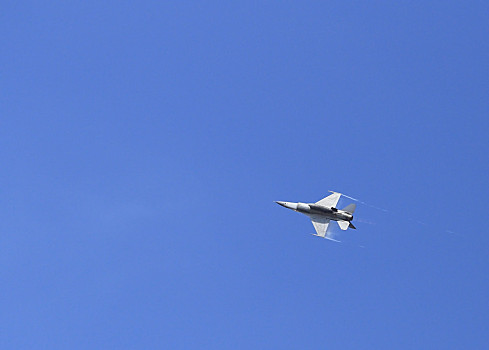
%> input picture MATLAB/class/shuzituxiangchuli/img/126.jpg, 489 x 350 px, given in place of shiyan1.jpg, which was not available
$ octave shiyan1.m   (GNU Octave 9; MATLAB toolbox functions it lacks are replaced by stand-ins)
%> lines starting %> are read from the running program, lines starting %| are printed output that depends on the picture; pictures that were not available may be replaced by others from this repository, and a replacement may not be noted
clc;clf;clear;close all;addpath("img\")
%% 灰度
sy1=imread('shiyan1.jpg');sy1=im2gray(sy1);
%> further down, sy1 is the input picture: size 350x489x3 uint8; mean R, G, B 89, 125.4, 208.6
%> after `sy1=im2gray(sy1)`:
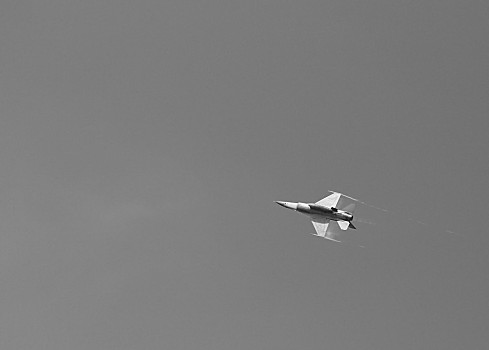
%> sy1: size 350x489 uint8; min 0, max 255, mean 124
sy2=imread('shiyan2.jpg');sy2=im2gray(sy2);
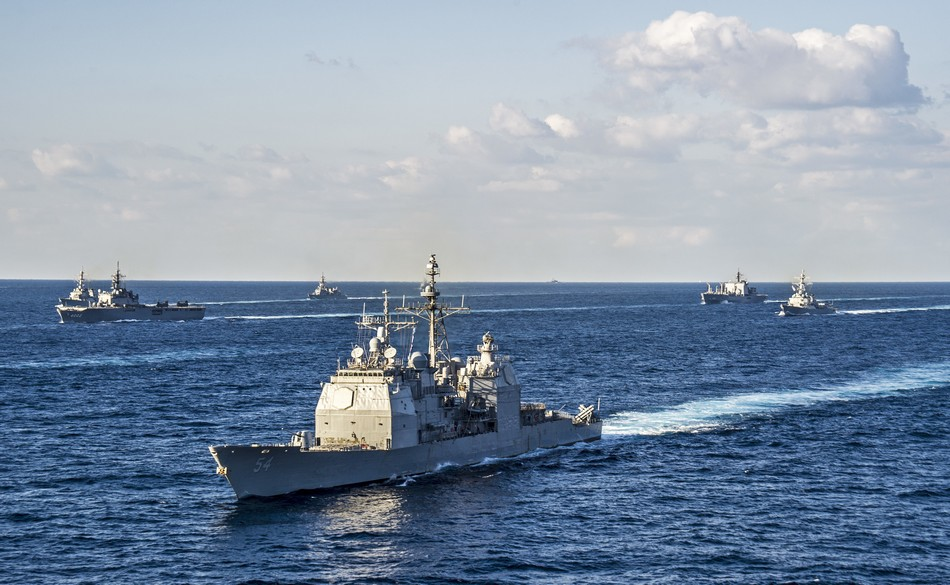
%> input picture MATLAB/class/shuzituxiangchuli/img/127.jpg, 950 x 585 px, given in place of shiyan2.jpg, which was not available
%> further down, sy2 is the input picture: size 585x950x3 uint8; mean R, G, B 128.7, 145.3, 165.3
%> after `sy2=im2gray(sy2)`:
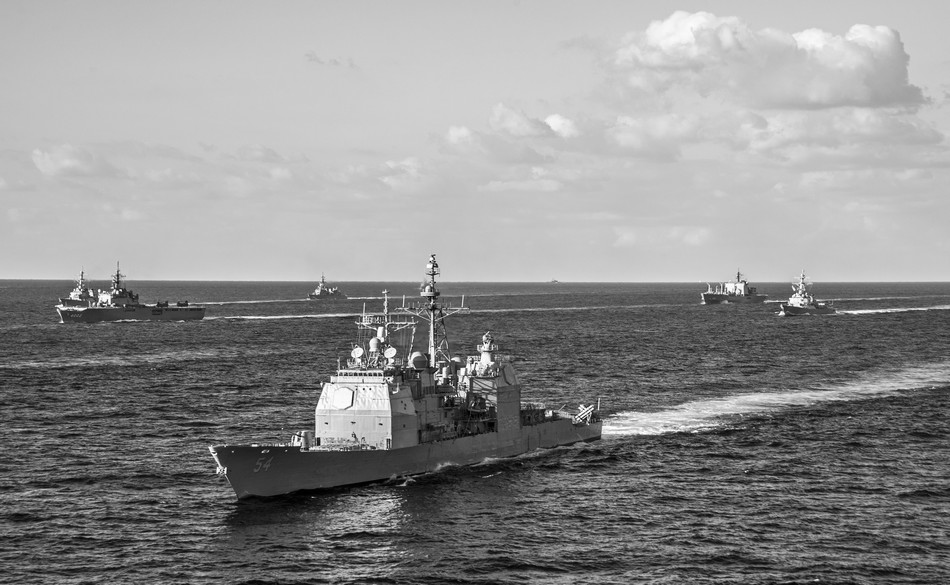
%> sy2: size 585x950 uint8; min 0, max 255, mean 142.6
sy3=imread('shiyan3.jpg');sy3=im2gray(sy3);
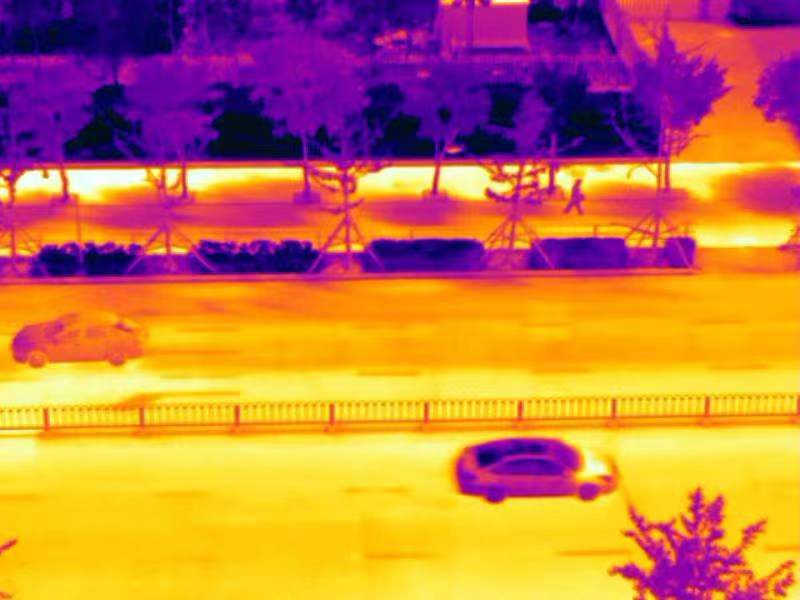
%> input picture MATLAB/class/shuzituxiangchuli/img/shiyan3.jpg, 800 x 600 px
%> further down, sy3 is the input picture: size 600x800x3 uint8; mean R, G, B 198.3, 122.1, 72.9
%> after `sy3=im2gray(sy3)`:
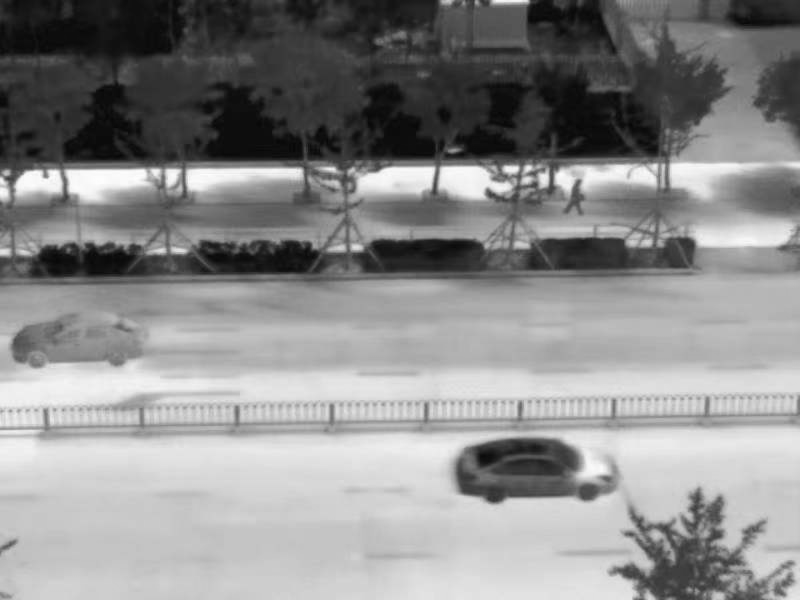
%> sy3: size 600x800 uint8; min 6, max 254, mean 139.3
%> (the run ends here)
